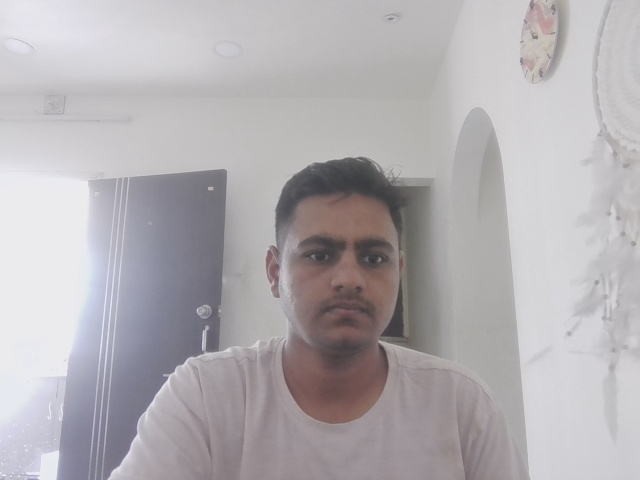
#> input picture dataset/karan/image_0.jpg, 640 x 480 px
$ python -i facial_req_simple.py   (imports and definitions only)
#> lines starting #> are read from the running program, lines starting #| are printed output that depends on the picture
#> further down, picture is the input picture: shape (480, 640, 3); mean B, G, R 177.9, 174.6, 178.3
#! /usr/bin/python

from imutils.video import VideoStream
from imutils.video import FPS
import imutils
import pickle
import time
import cv2
import numpy as np
import os

currentname = "unknown"
encodingsP = "encodings.pickle"

# [9 lines not run here, left out]
face_cascade = cv2.CascadeClassifier(cv2.data.haarcascades + 'haarcascade_frontalface_default.xml')

def simple_face_encoding(face_image, num_features=128):
#> called with num_features = 128
    face_image = cv2.resize(face_image, (100, 100))
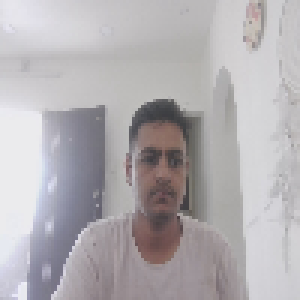
#> face_image: shape (100, 100, 3) (shown 3 times larger); mean of channels 0, 1, 2 177.8, 174.6, 178.3; drawn as B, G, R
    if len(face_image.shape) == 3:
        gray = cv2.cvtColor(face_image, cv2.COLOR_BGR2GRAY)
    else:
        gray = face_image.copy()
    hist = cv2.calcHist([gray], [0], None, [256], [0, 256])
#> hist = 256 values, max 444 at index 235, min 0 at index 0, mean 39.06
    hist = hist.flatten()
    hist = hist / (hist.sum() + 1e-7)
#> hist = 256 values, max 0.0444 at index 235, min 0 at index 0, mean 0.00391
    if len(hist) >= num_features:
        encoding = hist[:num_features]
#> encoding = 128 values, max 0.0062 at index 120, min 0 at index 0, mean 0.00105
    else:
        encoding = np.pad(hist, (0, num_features - len(hist)), mode='constant')
    return encoding

def compare_faces_simple(known_encodings, face_encoding, tolerance=0.4):
    if len(known_encodings) == 0:
        return []
    distances = []
    for known_encoding in known_encodings:
        distance = np.linalg.norm(np.array(known_encoding) - np.array(face_encoding))
        distances.append(distance)
    matches = [distance <= tolerance for distance in distances]
    return matches, distances

def face_locations_simple(frame):
    gray = cv2.cvtColor(frame, cv2.COLOR_BGR2GRAY)
    faces = face_cascade.detectMultiScale(gray, 1.1, 4)
    face_locations = []
    for (x, y, w, h) in faces:
        face_locations.append((y, x + w, y + h, x))
    return face_locations

def face_encodings_simple(frame, face_locations):
    encodings = []
    for (top, right, bottom, left) in face_locations:
        face_image = frame[top:bottom, left:right]
        if face_image.size > 0:
            encoding = simple_face_encoding(face_image)
            encodings.append(encoding)
    return encodings

# [1 line not run here, left out]
vs = VideoStream(src=0, framerate=10).start()
# [1 line not run here, left out]
fps = FPS().start()

# [47 lines not run here, left out]

>>> import cv2
>>> picture = cv2.imread('../dataset/karan/image_0.jpg')
>>> result = simple_face_encoding(picture)
#> result has the same summary as encoding in simple_face_encoding
